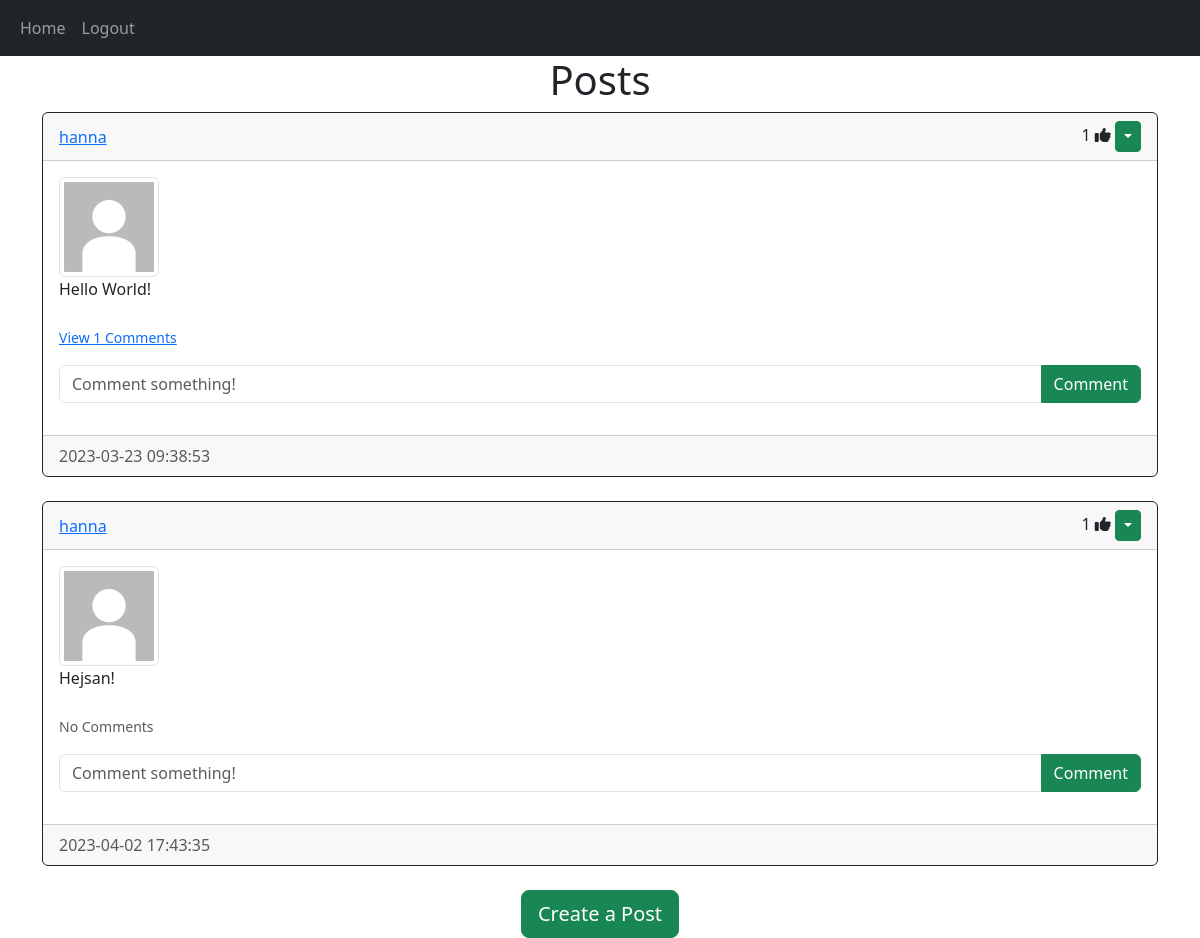
The page /home (signed in) on the database as committed earlier.
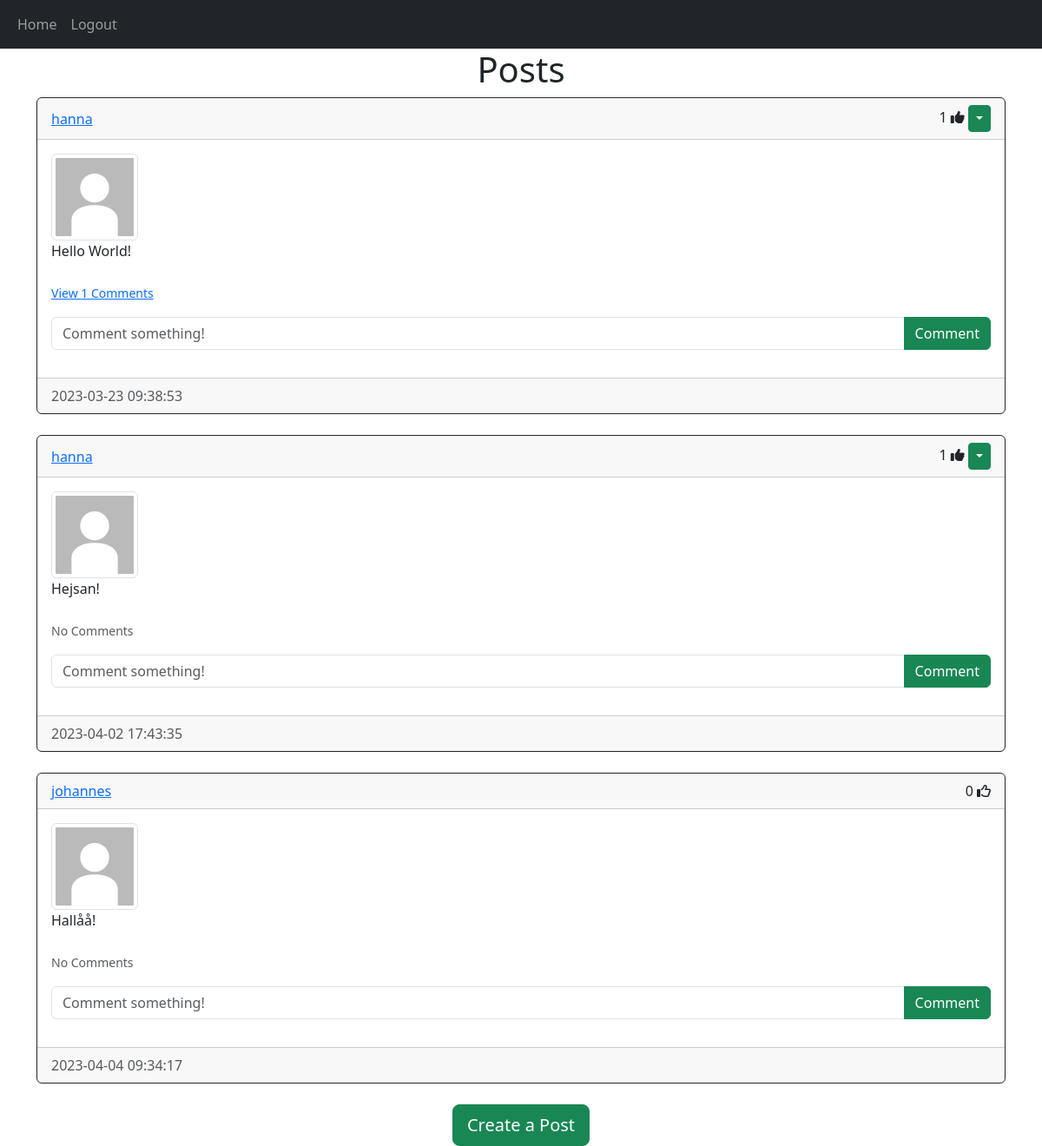
The same page on the database as committed later.
### website/models.py (models this page shows)
class Post(db.Model):
    id = db.Column(db.Integer, primary_key=True)
    text = db.Column(db.Text, nullable=False)
    date_created = db.Column(db.DateTime(timezone=True), default=func.now())
    author = db.Column(db.Integer, db.ForeignKey("user.id", ondelete="CASCADE"), nullable=False)
    comments = db.relationship("Comment", backref="post", passive_deletes=True)
    likes = db.relationship("Like", backref="post", passive_deletes=True)

class User(db.Model, UserMixin):
    id = db.Column(db.Integer, primary_key=True)
    email = db.Column(db.String(150), unique=True)
    username = db.Column(db.String(150), unique=True)
    password = db.Column(db.String(150))
    date_created = db.Column(db.DateTime(timezone=True), default=func.now())
    posts = db.relationship("Post", backref="user", passive_deletes=True)
    comments = db.relationship("Comment", backref="user", passive_deletes=True)
    likes = db.relationship("Like", backref="user", passive_deletes=True)

### website/views.py (the view)
@views.route("/")
@views.route("/home")
@login_required
def home():
    posts = Post.query.all()
    return render_template("home.html", user = current_user, posts = posts)

### website/__init__.py (called while the page is built)
def create_app():
    app = Flask(__name__)
    app.config['SECRET_KEY'] = "helloworld"
    app.config['SQLALCHEMY_DATABASE_URI'] = f'sqlite:///{DB_NAME}'
    db.init_app(app)
    from .views import views
    from .auth import auth
    app.register_blueprint(views, url_prefix="/")
    app.register_blueprint(auth, url_prefix="/")
    from .models import User, Post, Comment, Like
    create_database(app)
    login_manager = LoginManager()
    login_manager.login_view = "auth.login"
    login_manager.init_app(app)
    @login_manager.user_loader
    def load_user(id):
        return User.query.get(int(id))
    return app

### website/templates/home.html (shortened to what this page needs)
{% extends "posts_div.html" %}

### website/templates/posts_div.html (shortened to what this page needs)
{% extends "base.html" %}
{% block content%}
    <h1 align="center">{% block header %}Posts{% endblock %}</h1>
    <div id="posts">
      {% for post in posts %}
      <div class="card border-dark">
        <div class="card-header d-flex justify-content-between align-items-center">
          <a href="/posts/{{post.user.username}}">{{post.user.username}}</a>
          <div>
            <span id="likes-count-{{post.id}}">{{post.likes|length}}</span>
            {% if user.id in post.likes|map(attribute="author")|list %}
            <i
          class="fas fa-thumbs-up" id="like-button-{{post.id}}"onclick="like({{post.id}})"></i>
            {% else %}
            <i class="far fa-thumbs-up" id="like-button-{{post.id}}"onclick="like({{post.id}})"></i>
            {% endif %}
            {% if user.id == post.author %}
          <div class="btn-group">
            <button type="button" class="btn btn-sm btn-success dropdown-toggle" data-bs-toggle="dropdown"></button>
          </div>
          {% endif %}
        </div>
        </div>
        <div class="card-body">
          <img src="{{ url_for('static', filename='images/default.jpg')}}" width="100" class="img-thumbnail">
          <div class="card-text">{{post.text}}</div>
          <br>
          <p class="card-text">
            {% if post.comments|length > 0 %}
            <a data-bs-toggle="collapse" href="#comments-{{post.id}}" role="button">
              <small>View {{post.comments|length}} Comments</small>
            </a>
            {% else %}
            <small class="text-muted">No Comments</small>
            {% endif %}
          </p>
          <form class="input-group mb-3" method="POST" action="/create-comment/{{post.id}}">
            <input type="text" id="text" name="text" class="form-control" placeholder="Comment something!"/>
            <button type="submit" class="btn btn-success">Comment</button>
          </form>
        </div>
        <div class="card-footer text-muted">{{post.date_created}}</div>
      </div>
      <br> {% endfor %}
    </div>
    {% block footer %}
    <div align="center">
      <a href="/create-post"><button type="button" class="btn btn-success btn-lg">Create a Post</button></a>
    </div>
  {% endblock %}
{% endblock %}

Rows that differ between the two databases and show on the page:
added Post: user.username "johannes", likes|length "0", text "Hallåå!", shows "No Comments", date_created "2023-04-04 09:34:17"
